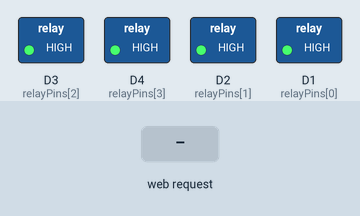
A sketch run on a simulated ESP8266 (NodeMCU). Parts: switched loads named in the sketch (green lamp = pin HIGH). Inputs (shaded band) come from the test bench. WiFi joins after 1.5 s; servers stay silent unless stated; what the sketch prints to the serial monitor is not drawn.

Above: at 2.7 s.
2.8 s: HTTP request GET /control?relayNo=1&action=1 received
At 3.8 s:
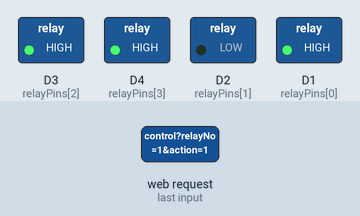
Timing chart, 0 to 5.8 s (numbered marks = the images above; inputs shaded):
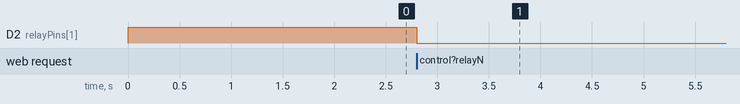

The sketch:

control_switch_via_web.ino
```cpp
#include <ESP8266WiFi.h>
#include <string.h>
#include <TimeLib.h>
#include <WiFiUdp.h>
#include <ESP8266WebServer.h>
#include <ESP8266mDNS.h>
#include <WiFiManager.h>          //https://github.com/tzapu/WiFiManager WiFi Configuration Magic
#include <ArduinoJson.h>          //https://github.com/bblanchon/ArduinoJson

// Khai báo các chân nối với nút cảm ứng và relay
const byte buttonPins[4] = {D7, D6, D5, D0};
const byte relayPins[4]  = {D1, D2, D3, D4};

int relayStatus[] = {0, 0, 0, 0};

// Khai báo web server hỗ trợ bật tắt qua giao diện web
ESP8266WebServer server(80);

String header = "<!DOCTYPE html>"
"<html lang='en' > "
"<head> "
"    <meta name = 'viewport' content = 'width = device-width, initial-scale = 1.0, maximum-scale = 1.0, user-scalable=0'> "
"    <title>Smart Home Of Bao Quoc</title> "
"    <script type='text/javascript' src='https://cdnjs.cloudflare.com/ajax/libs/jquery/3.1.1/jquery.slim.min.js' integrity='sha256-/SIrNqv8h6QGKDuNoLGA4iret+kyesCkHGzVUUV0shc=' crossorigin='anonymous'></script> "
"    <!-- Latest compiled and minified CSS --> "
"    <link rel='stylesheet' href='https://maxcdn.bootstrapcdn.com/bootstrap/3.3.7/css/bootstrap.min.css' integrity='sha384-BVYiiSIFeK1dGmJRAkycuHAHRg32OmUcww7on3RYdg4Va+PmSTsz/K68vbdEjh4u' crossorigin='anonymous'> "
"    <link rel='stylesheet' href='https://maxcdn.bootstrapcdn.com/bootstrap/3.3.7/css/bootstrap-theme.min.css' integrity='sha384-rHyoN1iRsVXV4nD0JutlnGaslCJuC7uwjduW9SVrLvRYooPp2bWYgmgJQIXwl/Sp' crossorigin='anonymous'> "
"    <script src='https://maxcdn.bootstrapcdn.com/bootstrap/3.3.7/js/bootstrap.min.js' integrity='sha384-Tc5IQib027qvyjSMfHjOMaLkfuWVxZxUPnCJA7l2mCWNIpG9mGCD8wGNIcPD7Txa' crossorigin='anonymous'></script> "
"    <script type='text/javascript'> "
"        $(function () { "
"            "
"        }); "
"    </script> "
"</head> ";

String body = "<body> "
"    <div class='container col-xs-4 col-xs-offset-4'> "
"        <div class='page-header' align='center'> "
"          <h2>SMART HOME OF BAO QUOC</h2> "
"          <h4>%IP</h4> "
"        </div> "
"        <form method='post'> "
"            <div class='container'>"
"                <div class='form-group'>"
"                    Switch 1 <a href='control?relayNo=0%s1</a>"
"                </div>                "
"                <div class='form-group'>"
"                    Switch 2 <a href='control?relayNo=1%s2</a>"
"                </div>"
"                <div class='form-group'>"
"                    Switch 3 <a href='control?relayNo=2%s3</a>"
"                </div>                "
"                <div class='form-group'>"
"                    Switch 4 <a href='control?relayNo=3%s4</a>"
"                </div>"
"            </div>"
"        </form> "
"    </div> "
"</body> "
"</html> ";

String relayOnMsg = "&action=0' class='btn btn-success' role='button'>ON&nbsp;&nbsp;";
String relayOffMsg = "&action=1' class='btn btn-danger' role='button'>OFF";

void setup(void)
{
  Serial.begin(115200);

  // Thiết lập chế độ hoạt động của các chân nối với relay và công tắc cảm ứng
  for(int i=0; i<sizeof(relayPins); i++) {
    pinMode(relayPins[i], OUTPUT);
    pinMode(buttonPins[i], INPUT);
    digitalWrite(relayPins[i], HIGH); //tắt các relay khi bắt đầu
    relayStatus[i] = 0;
  }

  /*
  // Kết nối Wifi và chờ đến khi kết nối thành công
  WiFi.begin(WIFI_SSID, WIFI_PWD);

  while (WiFi.status() != WL_CONNECTED) {
    delay(300);
    Serial.print(".");
  }
  */

  WiFiManager wifiManager;

  // Reset cấu hình wifi
  //wifiManager.resetSettings();

  // Đọc wifi ssid và password từ bộ nhớ eeprom để kết nối wifi
  // Nếu không kết nối được thì bật chế độ access point với tên wifi là
  // "SmartSwitchAP" và chờ kết nối từ user để cấu hình
  wifiManager.autoConnect("SmartSwitchAP");
  // Nếu đã đến bước này thì là đã kết nối wifi thành công
  Serial.println("Wifi connected");

  launchWeb();
}


void loop() {
  server.handleClient();
}

/*---------------------- Web server setup ----------------------*/

void launchWeb() {
  server.on("/", handleRoot);
  server.on("/control", handleControl);

  server.onNotFound(handleNotFound);

  server.begin();
  Serial.println("Server started");
  Serial.print("Connect to http://");
  Serial.println(WiFi.localIP());
}

void handleControl() {
  if (!server.hasArg("relayNo") || !server.hasArg("action")) return returnFail("BAD ARGS");
  int relayNo = server.arg("relayNo").toInt();
  int action = server.arg("action").toInt();
  if (relayNo < 0 || relayNo > 3 || (action != 0 && action != 1)) {
    return returnFail("BAD ARGS");
  }
  relayStatus[relayNo] = action;
  digitalWrite(relayPins[relayNo], 1-relayStatus[relayNo]);
  handleRoot();
}

void handleRoot()
{
  String newBody = body;

  newBody.replace("%IP", WiFi.localIP().toString());

  if (relayStatus[0]) {
    newBody.replace("%s1", relayOnMsg);
  } else {
    newBody.replace("%s1", relayOffMsg);
  }

  if (relayStatus[1]) {
    newBody.replace("%s2", relayOnMsg);
  } else {
    newBody.replace("%s2", relayOffMsg);
  }

  if (relayStatus[2]) {
    newBody.replace("%s3", relayOnMsg);
  } else {
    newBody.replace("%s3", relayOffMsg);
  }

  if (relayStatus[3]) {
    newBody.replace("%s4", relayOnMsg);
  } else {
    newBody.replace("%s4", relayOffMsg);
  }

  String html = header + newBody;
  server.send(200, "text/html", html);
}

void returnFail(String msg)
{
  server.sendHeader("Connection", "close");
  server.sendHeader("Access-Control-Allow-Origin", "*");
  server.send(500, "text/plain", msg + "\r\n");
}

void handleNotFound()
{
  String message = "File Not Found\n\n";
  message += "URI: ";
  message += server.uri();
  message += "\nMethod: ";
  message += (server.method() == HTTP_GET)?"GET":"POST";
  message += "\nArguments: ";
  message += server.args();
  message += "\n";
  for (uint8_t i=0; i<server.args(); i++){
    message += " " + server.argName(i) + ": " + server.arg(i) + "\n";
  }
  server.send(404, "text/plain", message);
}
```

Measured:
- after the input at 2.8 s, D2 (relayPins[1]): HIGH → LOW at once
